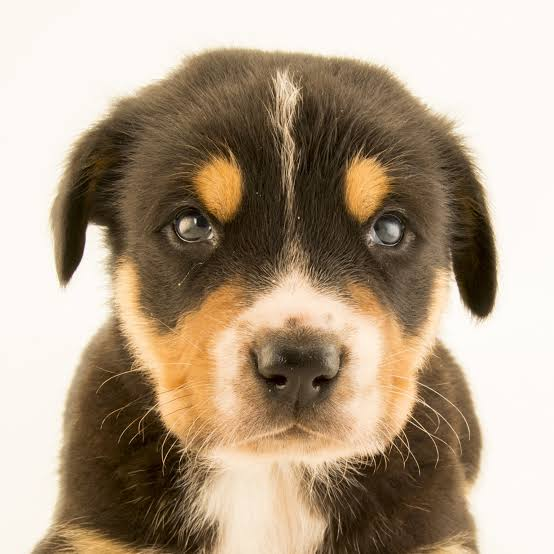
%> input picture dog.jpg, 554 x 554 px
$ octave Q4.m   (GNU Octave 9; MATLAB toolbox functions it lacks are replaced by stand-ins)
%> lines starting %> are read from the running program, lines starting %| are printed output that depends on the picture; in (x1, y1, x2, y2) boxes, pixels count from 0 and x2, y2 are one past the last pixel; in counts of white or black regions, pixels touching at a corner belong together; the program's own positions count from 1
img = imread('dog.jpg');
%> img is the input picture: size 554x554x3 uint8; mean R, G, B 177.5, 159.5, 138.3
		img = im2gray(img);
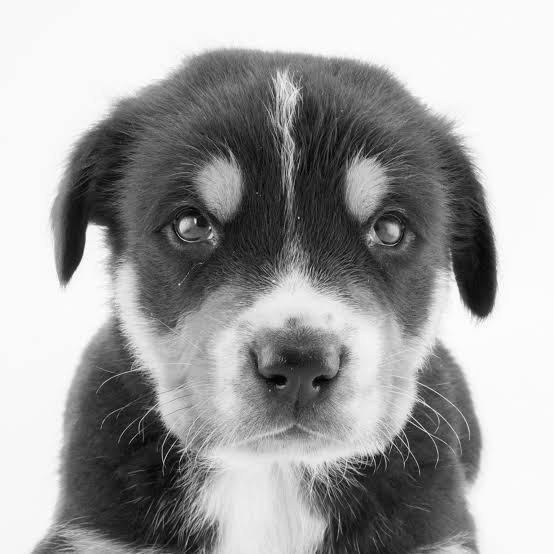
%> img: size 554x554 uint8; min 2, max 255, mean 162.4
		prompt = 'Enter a value (0-255): ';
		threshold = input(prompt);
%> the answer given: 3
		binary_img = img > threshold;
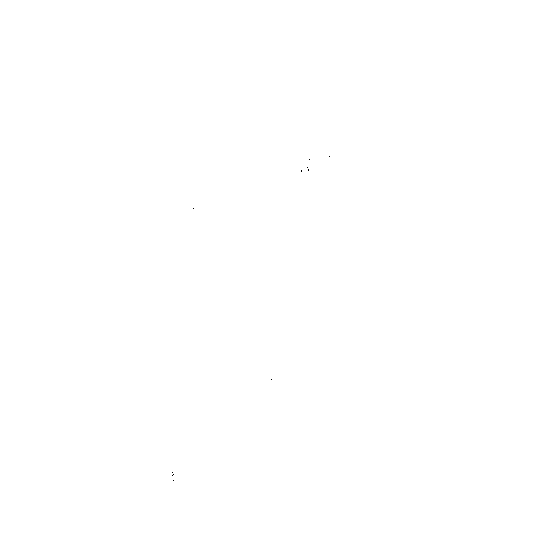
%> binary_img: size 554x554 logical; 100% white; black in thin lines or dots, all inside (x1, y1, x2, y2) = (172, 156, 330, 481)
		figure;
			subplot(1, 1, 1), imshow(binary_img), title(['Threshold: ', num2str(threshold)]);
